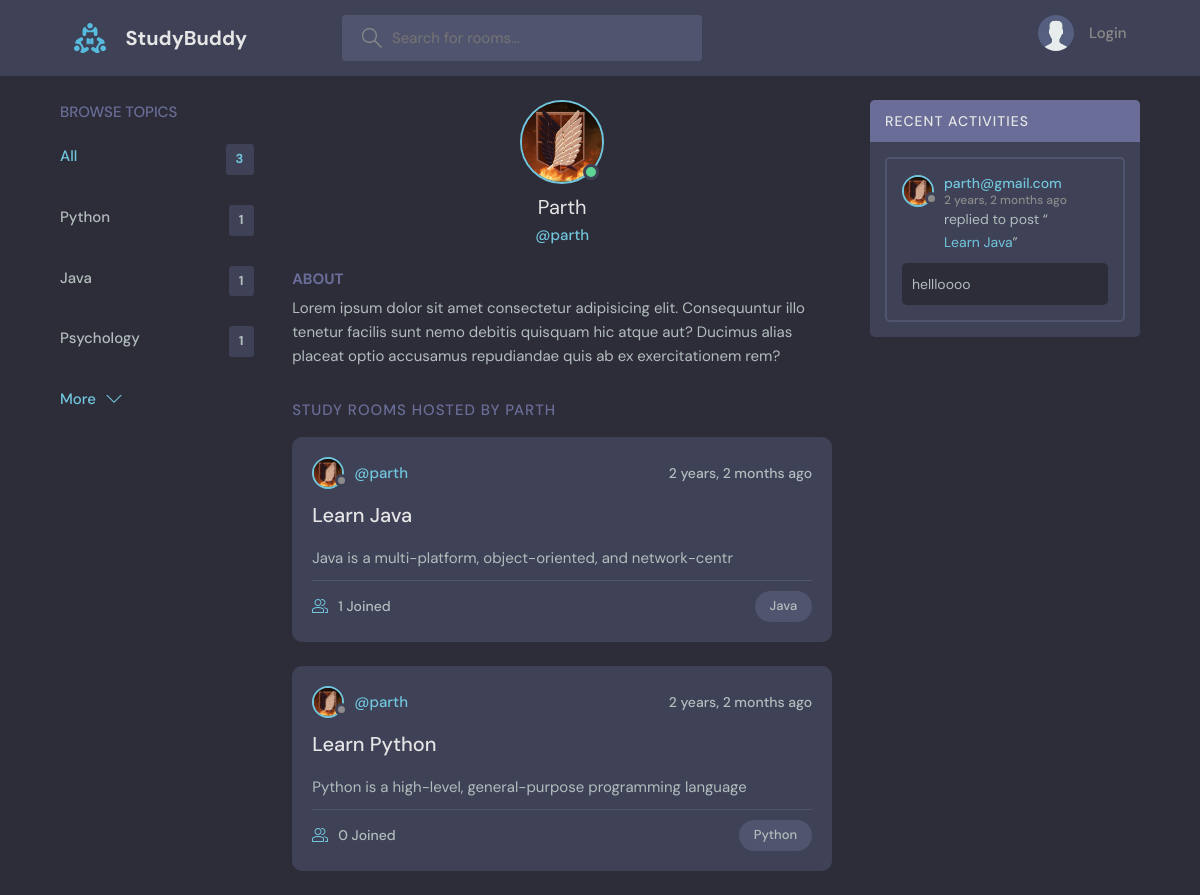
Page /profile/1/ on the committed database.
### base/models.py (models this page shows, shortened)
class Topic(models.Model):
    name=models.CharField(max_length=100)

class User(AbstractUser):
    name=models.CharField(max_length=200, null=True)
    email=models.EmailField(unique=True, null=True)
    bio=models.TextField(null=True)
    avatar= models.ImageField(null=True, default='avatar.svg')
    USERNAME_FIELD='email'
    REQUIRED_FIELDS=[]

class Room(models.Model):
    host=models.ForeignKey(User, on_delete=models.SET_NULL, null=True)
    topic=models.ForeignKey(Topic, on_delete=models.SET_NULL, null=True)
    name=models.CharField(max_length=200)
    description=models.TextField(null=True, blank=True)
    participants= models.ManyToManyField(User, related_name='participants', blank=True, null=True)
    updated=models.DateTimeField(auto_now=True)
    created=models.DateTimeField(auto_now_add=True)
    class Meta:
        ordering=['-updated','-created']
    def __str__(self):
        return self.name

class Message(models.Model):
    user=models.ForeignKey(User, on_delete=models.CASCADE)
    room=models.ForeignKey(Room, on_delete=models.CASCADE)
    body=models.TextField()
    created=models.DateTimeField(auto_now_add=True)
    updated=models.DateTimeField(auto_now=True)
    class Meta:
        ordering=['-updated','-created']
    def __str__(self):
        return self.body[0:50]

### base/views.py (the view)
# urls.py: path('profile/<str:pk>/', views.userProfile, name='profile'),
def userProfile(request, pk):
    user=User.objects.get(id=pk)
    rooms=user.room_set.all()
    user_messages=user.message_set.all()
    topics=Topic.objects.all()
    context={
        'user':user,
        'rooms':rooms,
        'room_messages':user_messages,
        'topics':topics
    }
    return render(request, 'base/user_profile.html', context)

### base/templates/base/user_profile.html (shortened to what this page needs)
{% extends 'main.html' %}
{% block content %}
  <main class="profile-page layout layout--3">
    <div class="container">
      {% include "base/topics_component.html" %}
      <div class="roomList">
        <div class="profile">
          <div class="profile__avatar">
            <div class="avatar avatar--large active">
              <img src="{{user.avatar.url}}" />
            </div>
          </div>
          <div class="profile__info">
            <h3>{{user.username|capfirst}}</h3>
            <p>@{{user.username}}</p>
          </div>
          <div class="profile__about">
            <h3>About</h3>
            <p>
              Lorem ipsum dolor sit amet consectetur adipisicing elit. Consequuntur illo tenetur
              facilis sunt nemo debitis quisquam hic atque aut? Ducimus alias placeat optio
              accusamus repudiandae quis ab ex exercitationem rem?
            </p>
          </div>
        </div>
        <div class="roomList__header">
          <div>
            <h2>Study Rooms Hosted by {{user.username}}</a>
            </h2>
          </div>
        </div>
        {% include 'base/feed_component.html' %}
      </div>
      {% include 'base/activity_component.html'%}
    </div>
  </main>
{% endblock content %}

### templates/main.html (shortened to what this page needs)
<!DOCTYPE html>
{% load static %}
<html lang="en">
  <head>
    <link rel="stylesheet" href="{% static 'styles/style.css' %}" />
  </head>
  <body>
    {% include 'navbar.html' %}
    {% block content %}
    {% endblock content %}
  </body>
</html>

### templates/navbar.html (shortened to what this page needs)
{% load static %}
<header class="header header--loggedIn">
    <div class="container">
      <a href="{% url 'home' %}" class="header__logo">
        <img src="{% static 'images/logo.svg' %}" />
        <h1>StudyBuddy</h1>
      </a>
      <form class="header__search" method='GET' action="{% url 'home' %}">
        <label>
          <input type='text' name='q' placeholder="Search for rooms..." />
        </label>
      </form>
      <nav class="header__menu">
        {% if request.user.is_authenticated %}
        <div class="header__user">
          <a href="{% url 'profile' request.user.id %}">
            <div class="avatar avatar--medium active">
              <img src="{{request.user.avatar.url}}" />
            </div>
            <p>{{request.user.username}}<span>@{{request.user.username}}</span></p>
          </a>
          <button class="dropdown-button">
            <svg version="1.1" xmlns="http://www.w3.org/2000/svg" width="32" height="32" viewBox="0 0 32 32">
              <title>chevron-down</title>
              <path d="M16 21l-13-13h-3l16 16 16-16h-3l-13 13z"></path>
            </svg>
          </button>
        </div>
        {% else %}
        <a href="{% url 'login' %}">
          <img src="{% static 'images/avatar.svg' %}" />
          <p>Login</p>
        </a>
        {% endif %}
      </nav>
    </div>
  </header>

### base/templates/base/topics_component.html (shortened to what this page needs)
<div class="topics">
    <div class="topics__header">
      <h2>Browse Topics</h2>
    </div>
    <ul class="topics__list">
      <li>
        <a href="{% url 'home' %}" class="active">All <span>{{topics.count}}</span></a>
      </li>
      {% for topic in topics %}
      <li>
        <a href="{% url 'home' %}?q={{topic.name}}">{{topic.name}}<span>{{topic.room_set.all.count}}</span></a>
      </li>
      {% endfor %}
    </ul>
    <a class="btn btn--link" href="{% url 'topics' %}">
      More
      <svg version="1.1" xmlns="http://www.w3.org/2000/svg" width="32" height="32" viewBox="0 0 32 32">
        <title>chevron-down</title>
        <path d="M16 21l-13-13h-3l16 16 16-16h-3l-13 13z"></path>
      </svg>
    </a>
  </div>

### base/templates/base/feed_component.html (shortened to what this page needs)
{% for room in rooms %}
<div class="roomListRoom">
    <div class="roomListRoom__header">
      <a href="{% url 'profile' room.host.id %}" class="roomListRoom__author">
        <div class="avatar avatar--small">
          <img src="{{room.host.avatar.url}}" />
        </div>
        <span>@{{room.host.username}}</span>
      </a>
      <div class="roomListRoom__actions">
        <span>{{room.created|timesince}} ago</span>
      </div>
    </div>
    <div class="roomListRoom__content">
      <a href="{% url 'room' room.id %}">{{room.name}}</a>
      <p>
        {{room.description|slice:":60"}}
      </p>
    </div>
    <div class="roomListRoom__meta">
      <a href="{% url 'room' room.id %}" class="roomListRoom__joined">
        {{room.participants.all.count}} Joined
      </a>
      <p class="roomListRoom__topic">{{room.topic.name}}</p>
    </div>
  </div>
{% endfor %}

### base/templates/base/activity_component.html (shortened to what this page needs)
<div class="activities">
    <div class="activities__header">
      <h2>Recent Activities</h2>
    </div>
    {% for message in room_messages %}
    <div class="activities__box">
      <div class="activities__boxHeader roomListRoom__header">
        <a href='{% url "profile" message.user.id %}' class="roomListRoom__author">
          <div class="avatar avatar--small">
            <img src="{{message.user.avatar.url}}" />
          </div>
          <p>
            {{message.user}}
            <span>{{message.created|timesince}} ago</span>
          </p>
        </a>
      </div>
      <div class="activities__boxContent">
        <p>replied to post “<a href="{% url 'room' message.room.id %}">{{message.room}}</a>”</p>
        <div class="activities__boxRoomContent">
          {{message}}
        </div>
      </div>
    </div>
    {% endfor %}
  </div>

### rows in the picture
Topic: name "Python", room_set.all.count "1"
Topic: name "Java", room_set.all.count "1"
Topic: name "Psychology", room_set.all.count "1"
User: avatar (picture), username "Parth", username "parth", username "PARTH"
Room: host.avatar (picture), host.username "parth", created "2 years, 2 months", name "Learn Java", description "Java is a multi-platform, object-oriented, and network-centr", participants.all.count "1", topic.name "Java"
Room: host.avatar (picture), host.username "parth", created "2 years, 2 months", name "Learn Python", description "Python is a high-level, general-purpose programming language", participants.all.count "0", topic.name "Python"
Message: user.avatar (picture), user "parth@gmail.com", created "2 years, 2 months", room "Learn Java", body "hellloooo"

### other values in the picture
{{ topics.count }} "3"
